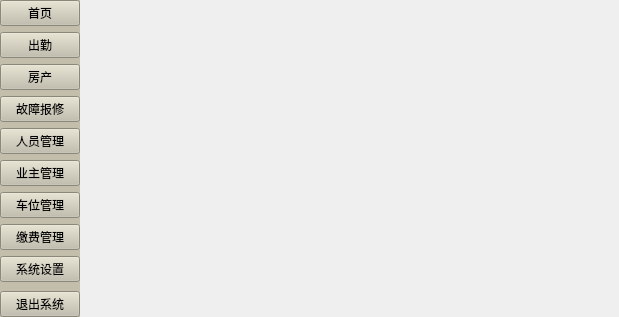
<?xml version="1.0" encoding="UTF-8"?>
<ui version="4.0">
 <class>MainFrame</class>
 <widget class="QWidget" name="MainFrame">
  <property name="geometry">
   <rect>
    <x>0</x>
    <y>0</y>
    <width>619</width>
    <height>317</height>
   </rect>
  </property>
  <property name="windowTitle">
   <string>Form</string>
  </property>
  <property name="autoFillBackground">
   <bool>false</bool>
  </property>
  <property name="styleSheet">
   <string notr="true"/>
  </property>
  <layout class="QHBoxLayout" name="horizontalLayout">
   <property name="spacing">
    <number>0</number>
   </property>
   <property name="leftMargin">
    <number>0</number>
   </property>
   <property name="topMargin">
    <number>0</number>
   </property>
   <property name="rightMargin">
    <number>0</number>
   </property>
   <property name="bottomMargin">
    <number>0</number>
   </property>
   <item>
    <widget class="QWidget" name="widget" native="true">
     <property name="styleSheet">
      <string notr="true">background-color: rgb(194, 190, 171);</string>
     </property>
     <layout class="QVBoxLayout" name="verticalLayout">
      <property name="leftMargin">
       <number>0</number>
      </property>
      <property name="topMargin">
       <number>0</number>
      </property>
      <property name="rightMargin">
       <number>0</number>
      </property>
      <property name="bottomMargin">
       <number>0</number>
      </property>
      <item>
       <widget class="NavButton" name="homeButton">
        <property name="text">
         <string>首页</string>
        </property>
       </widget>
      </item>
      <item>
       <widget class="NavButton" name="attendButton">
        <property name="text">
         <string>出勤</string>
        </property>
       </widget>
      </item>
      <item>
       <widget class="NavButton" name="estateButton">
        <property name="text">
         <string>房产</string>
        </property>
       </widget>
      </item>
      <item>
       <widget class="NavButton" name="repairButton">
        <property name="text">
         <string>故障报修</string>
        </property>
       </widget>
      </item>
      <item>
       <widget class="NavButton" name="personnelButton">
        <property name="text">
         <string>人员管理</string>
        </property>
       </widget>
      </item>
      <item>
       <widget class="NavButton" name="ownerButton">
        <property name="text">
         <string>业主管理</string>
        </property>
       </widget>
      </item>
      <item>
       <widget class="NavButton" name="carButton">
        <property name="text">
         <string>车位管理</string>
        </property>
       </widget>
      </item>
      <item>
       <widget class="NavButton" name="payButton">
        <property name="text">
         <string>缴费管理</string>
        </property>
       </widget>
      </item>
      <item>
       <widget class="NavButton" name="settingsButton">
        <property name="text">
         <string>系统设置</string>
        </property>
       </widget>
      </item>
      <item>
       <spacer name="verticalSpacer">
        <property name="orientation">
         <enum>Qt::Vertical</enum>
        </property>
        <property name="sizeHint" stdset="0">
         <size>
          <width>20</width>
          <height>111</height>
         </size>
        </property>
       </spacer>
      </item>
      <item>
       <widget class="NavButton" name="exitButton">
        <property name="text">
         <string>退出系统</string>
        </property>
       </widget>
      </item>
     </layout>
    </widget>
   </item>
   <item>
    <widget class="QStackedWidget" name="stackedWidget">
     <property name="sizePolicy">
      <sizepolicy hsizetype="Expanding" vsizetype="Expanding">
       <horstretch>0</horstretch>
       <verstretch>0</verstretch>
      </sizepolicy>
     </property>
    </widget>
   </item>
  </layout>
 </widget>
 <customwidgets>
  <customwidget>
   <class>NavButton</class>
   <extends>QPushButton</extends>
   <header>CustomWidget/navbutton.h</header>
  </customwidget>
 </customwidgets>
 <resources/>
 <connections/>
</ui>
